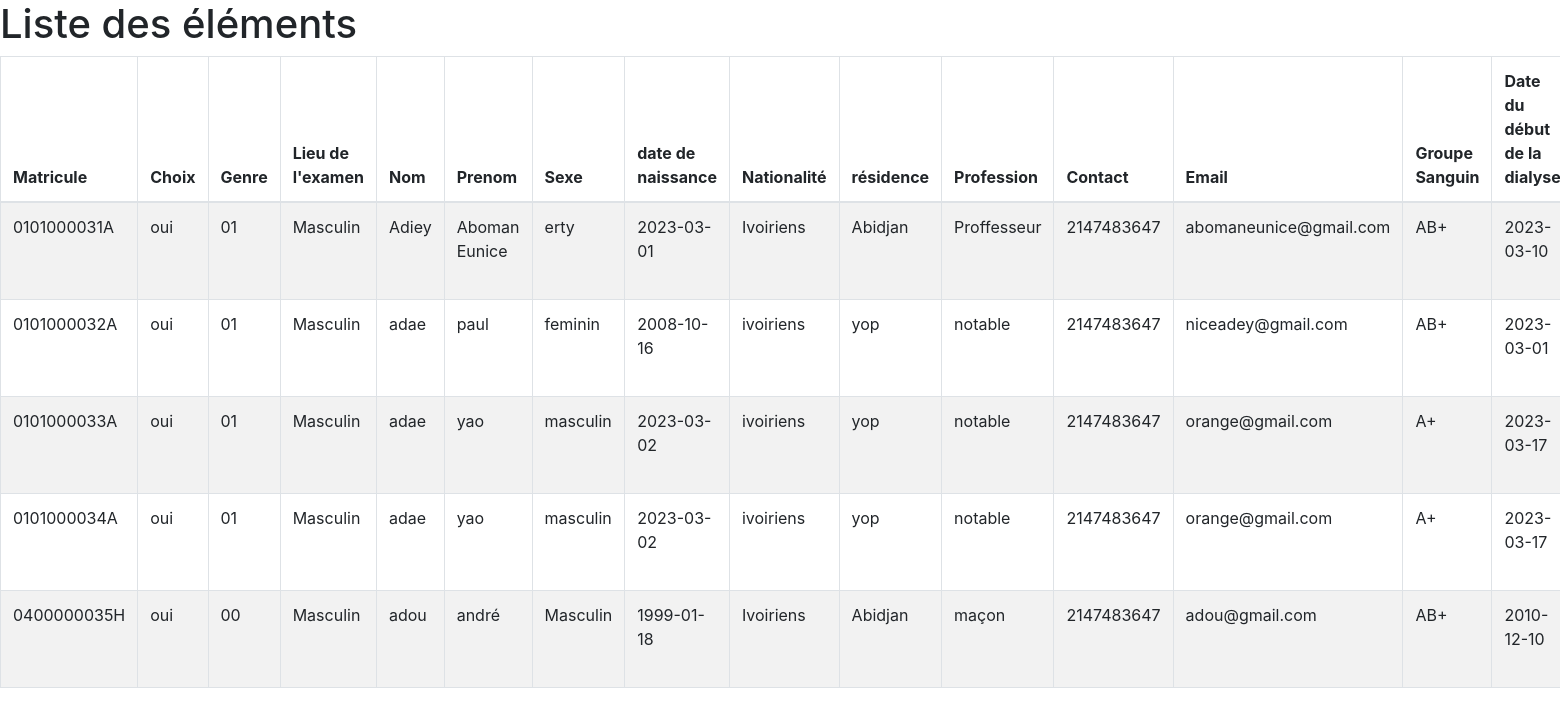
Screenshot of /affiche.php with the database file from the repository.
### tables this page shows
CREATE TABLE `formulaire` (
  `image` varchar(255) NOT NULL,
  `id` int(11) NOT NULL,
  `choix` text NOT NULL,
  `lieu_de_examen` text NOT NULL,
  `genre` text NOT NULL,
  `nom` text NOT NULL,
  `prenom` text NOT NULL,
  `sexe` text NOT NULL,
  `date_de_naissance` date NOT NULL,
  `nationalite` text NOT NULL,
  `residence` text NOT NULL,
  `profession` text NOT NULL,
  `contact` int(11) NOT NULL,
  `email` text NOT NULL,
  `groupe_sanguin` text NOT NULL,
  `date_du_debut_de_la_dialyse` date NOT NULL,
  `centre_de_dialyse` text NOT NULL,
  `jour_de_dialyse` date NOT NULL,
  `personne_a_contacter` text NOT NULL,
  `profession_` text NOT NULL,
  `contact_` int(11) NOT NULL,
  `a_une_carte_de_dialyse` text NOT NULL,
  `en_veux_une` text NOT NULL,
  `region` varchar(50) NOT NULL,
  `centre` varchar(25) NOT NULL,
  `matricule` longtext NOT NULL
);

### affiche.php (the view, shortened to what this page needs)
<!DOCTYPE html>
<html>
<head>
    <link rel="stylesheet" href="https://stackpath.bootstrapcdn.com/bootstrap/4.5.2/css/bootstrap.min.css">
    <link rel="stylesheet" href="https://maxcdn.bootstrapcdn.com/font-awesome/4.7.0/css/font-awesome.min.css">
</head>
<body>
    <h1>Liste des éléments</h1>
    <?php
        $pdo = new PDO('mysql:host=localhost;dbname=aidir', 'root', '');
        $sql = 'SELECT * FROM formulaire';
        $result = $pdo->query($sql);
        if($result){
            echo '<table class="table table-bordered table-striped">';
            echo "<thead>";
            echo "<tr>";
            echo "<th>Matricule</th>";
            echo "<th>Choix</th>";
            echo "<th>Genre</th>";
            echo "<th>Lieu de l'examen</t h>";
            echo "<th>Nom</th>";
            echo "<th>Prenom</th>";
            echo "<th>Sexe</th>";
            echo "<th>date de naissance</th>";
            echo "<th>Nationalité</th>";
            echo "<th>résidence</th>";
            echo "<th>Profession</th>";
            echo "<th>Contact</th>";
            echo "<th>Email</th>";
            echo "<th>Groupe Sanguin</th>";
            echo "<th>Date du début de la dialyse</th>";
            echo "</tr>";
            echo "</thead>";
            echo "<tbody>";
            while($row = $result->fetch()){
                echo "<tr>";
                echo "<td>" . $row['matricule'];
                echo "<td>" . $row['choix']. "</td>";
                echo "<td>" . $row['lieu_de_examen']. "</td>";
                echo "<td>" . $row['genre']. "</td>";
                echo "<td>" . $row['nom']. "</td>";
                echo "<td>" . $row['prenom']. "</td>";
                echo "<td>" . $row['sexe']. "</td>";
                echo "<td>" . $row['date_de_naissance']. "</td>";
                echo "<td>" . $row['nationalite']. "</td>";
                echo "<td>" . $row['residence']. "</td>";
                echo "<td>" . $row['profession']. "</td>";
                echo "<td>" . $row['contact']. "</td>";
                echo "<td>" . $row['email']. "</td>";
                echo "<td>" . $row['groupe_sanguin']. "</td>";
                echo "<td>" . $row['date_du_debut_de_la_dialyse']. "</td>";
                echo "</tr>";
            }
            echo "</tbody>";
            echo "</table>";
        } else{
            echo '<div class="alert alert-danger"><em>No records were found.</em></div>';
        }
    ?>
</body>
</html>

### rows the page displays
formulaire: matricule "0101000031A", choix "oui", lieu_de_examen "01", genre "Masculin", nom "Adiey", prenom "Aboman Eunice", sexe "erty", date_de_naissance "2023-03-01", nationalite "Ivoiriens", residence "Abidjan", profession "Proffesseur", contact "2147483647", email "abomaneunice@gmail.com", groupe_sanguin "AB+", date_du_debut_de_la_dialyse "2023-03-10"
formulaire: matricule "0101000032A", choix "oui", lieu_de_examen "01", genre "Masculin", nom "adae", prenom "paul", sexe "feminin", date_de_naissance "2008-10-16", nationalite "ivoiriens", residence "yop", profession "notable", contact "2147483647", email "niceadey@gmail.com", groupe_sanguin "AB+", date_du_debut_de_la_dialyse "2023-03-01"
formulaire: matricule "0101000033A", choix "oui", lieu_de_examen "01", genre "Masculin", nom "adae", prenom "yao", sexe "masculin", date_de_naissance "2023-03-02", nationalite "ivoiriens", residence "yop", profession "notable", contact "2147483647", email "orange@gmail.com", groupe_sanguin "A+", date_du_debut_de_la_dialyse "2023-03-17"
formulaire: matricule "0101000034A", choix "oui", lieu_de_examen "01", genre "Masculin", nom "adae", prenom "yao", sexe "masculin", date_de_naissance "2023-03-02", nationalite "ivoiriens", residence "yop", profession "notable", contact "2147483647", email "orange@gmail.com", groupe_sanguin "A+", date_du_debut_de_la_dialyse "2023-03-17"
formulaire: matricule "0400000035H", choix "oui", lieu_de_examen "00", genre "Masculin", nom "adou", prenom "andré", sexe "Masculin", date_de_naissance "1999-01-18", nationalite "Ivoiriens", residence "Abidjan", profession "maçon", contact "2147483647", email "adou@gmail.com", groupe_sanguin "AB+", date_du_debut_de_la_dialyse "2010-12-10"
